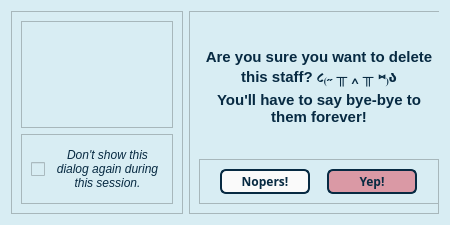
<?xml version="1.0" encoding="UTF-8"?>
<ui version="4.0">
 <class>Dialog</class>
 <widget class="QDialog" name="Dialog">
  <property name="geometry">
   <rect>
    <x>0</x>
    <y>0</y>
    <width>450</width>
    <height>225</height>
   </rect>
  </property>
  <property name="minimumSize">
   <size>
    <width>450</width>
    <height>225</height>
   </size>
  </property>
  <property name="maximumSize">
   <size>
    <width>450</width>
    <height>225</height>
   </size>
  </property>
  <property name="windowTitle">
   <string>Dialog</string>
  </property>
  <property name="styleSheet">
   <string notr="true">background-color: #D8EDF3;</string>
  </property>
  <layout class="QHBoxLayout" name="horizontalLayout_4">
   <item>
    <widget class="QFrame" name="frame_3">
     <property name="frameShape">
      <enum>QFrame::StyledPanel</enum>
     </property>
     <property name="frameShadow">
      <enum>QFrame::Raised</enum>
     </property>
     <layout class="QVBoxLayout" name="verticalLayout">
      <item>
       <widget class="QFrame" name="frame_2">
        <property name="frameShape">
         <enum>QFrame::StyledPanel</enum>
        </property>
        <property name="frameShadow">
         <enum>QFrame::Raised</enum>
        </property>
        <layout class="QHBoxLayout" name="horizontalLayout_2">
         <property name="topMargin">
          <number>0</number>
         </property>
         <item>
          <widget class="QLabel" name="label_2">
           <property name="minimumSize">
            <size>
             <width>100</width>
             <height>100</height>
            </size>
           </property>
           <property name="maximumSize">
            <size>
             <width>100</width>
             <height>100</height>
            </size>
           </property>
           <property name="text">
            <string/>
           </property>
           <property name="pixmap">
            <pixmap>HPAC IS/Staff.png</pixmap>
           </property>
           <property name="scaledContents">
            <bool>true</bool>
           </property>
          </widget>
         </item>
        </layout>
       </widget>
      </item>
      <item>
       <widget class="QFrame" name="frame_4">
        <property name="frameShape">
         <enum>QFrame::StyledPanel</enum>
        </property>
        <property name="frameShadow">
         <enum>QFrame::Raised</enum>
        </property>
        <layout class="QHBoxLayout" name="horizontalLayout_3">
         <item>
          <widget class="QCheckBox" name="checkBox">
           <property name="sizePolicy">
            <sizepolicy hsizetype="Fixed" vsizetype="Fixed">
             <horstretch>0</horstretch>
             <verstretch>0</verstretch>
            </sizepolicy>
           </property>
           <property name="minimumSize">
            <size>
             <width>15</width>
             <height>50</height>
            </size>
           </property>
           <property name="maximumSize">
            <size>
             <width>15</width>
             <height>50</height>
            </size>
           </property>
           <property name="styleSheet">
            <string notr="true">QCheckBox {
	font-family: &quot;Merriweather Sans&quot;;
	font: bold;
	font-size: 10px;
	color: #072A42;
}
</string>
           </property>
           <property name="text">
            <string/>
           </property>
           <property name="tristate">
            <bool>false</bool>
           </property>
          </widget>
         </item>
         <item>
          <widget class="QLabel" name="label_3">
           <property name="styleSheet">
            <string notr="true">QLabel {
	font-family: &quot;Merriweather Sans&quot;;
	font: italic;
	font-size: 12px;
	color: #072A42;
}
</string>
           </property>
           <property name="text">
            <string>Don't show this dialog again during this session.</string>
           </property>
           <property name="alignment">
            <set>Qt::AlignCenter</set>
           </property>
           <property name="wordWrap">
            <bool>true</bool>
           </property>
          </widget>
         </item>
        </layout>
       </widget>
      </item>
     </layout>
    </widget>
   </item>
   <item>
    <widget class="QFrame" name="frame">
     <property name="minimumSize">
      <size>
       <width>250</width>
       <height>0</height>
      </size>
     </property>
     <property name="maximumSize">
      <size>
       <width>250</width>
       <height>16777215</height>
      </size>
     </property>
     <property name="frameShape">
      <enum>QFrame::StyledPanel</enum>
     </property>
     <property name="frameShadow">
      <enum>QFrame::Raised</enum>
     </property>
     <layout class="QVBoxLayout" name="verticalLayout_2">
      <property name="topMargin">
       <number>0</number>
      </property>
      <item>
       <widget class="QLabel" name="label">
        <property name="minimumSize">
         <size>
          <width>240</width>
          <height>150</height>
         </size>
        </property>
        <property name="maximumSize">
         <size>
          <width>240</width>
          <height>150</height>
         </size>
        </property>
        <property name="styleSheet">
         <string notr="true">QLabel {
	font-family: &quot;Merriweather Sans&quot;;
	font: bold;
	font-size: 15px;
	color: #072A42;
}
</string>
        </property>
        <property name="text">
         <string>Are you sure you want to delete this staff? ૮₍˶ ╥ ‸ ╥ ⑅₎ა                                   You'll have to say bye-bye to them forever!</string>
        </property>
        <property name="alignment">
         <set>Qt::AlignCenter</set>
        </property>
        <property name="wordWrap">
         <bool>true</bool>
        </property>
       </widget>
      </item>
      <item>
       <widget class="QFrame" name="buttframe">
        <property name="minimumSize">
         <size>
          <width>240</width>
          <height>45</height>
         </size>
        </property>
        <property name="maximumSize">
         <size>
          <width>240</width>
          <height>45</height>
         </size>
        </property>
        <property name="frameShape">
         <enum>QFrame::StyledPanel</enum>
        </property>
        <property name="frameShadow">
         <enum>QFrame::Raised</enum>
        </property>
        <layout class="QHBoxLayout" name="horizontalLayout">
         <item>
          <widget class="QPushButton" name="nobutt">
           <property name="minimumSize">
            <size>
             <width>90</width>
             <height>25</height>
            </size>
           </property>
           <property name="maximumSize">
            <size>
             <width>90</width>
             <height>25</height>
            </size>
           </property>
           <property name="styleSheet">
            <string notr="true">QPushButton {
	font: Merriweather Sans;
	font-size: 12px;
	font-weight: bold;
	color: #072A42;
	background-color: #fafafa;
	border: 2px solid #072A42;
	border-radius: 6px;
	padding: 3px;
	width: 80px;
	height: 15px;
			}

QPushButton:hover {
            background-color: #c1c8d4;  
        }
        QPushButton:pressed {
            background-color: #DD5C6D;
        }
</string>
           </property>
           <property name="text">
            <string>Nopers!</string>
           </property>
          </widget>
         </item>
         <item>
          <widget class="QPushButton" name="yesbutt">
           <property name="minimumSize">
            <size>
             <width>90</width>
             <height>25</height>
            </size>
           </property>
           <property name="maximumSize">
            <size>
             <width>90</width>
             <height>25</height>
            </size>
           </property>
           <property name="styleSheet">
            <string notr="true">QPushButton {
	font: Merriweather Sans;
	font-size: 12px;
	font-weight: bold;
	color: #072A42;
	background-color: #DA99A5;
	border: 2px solid #072A42;
	border-radius: 6px;
	padding: 3px;
	width: 80px;
	height: 15px;
			}

QPushButton:hover {
            background-color: #c1c8d4;  
        }
        QPushButton:pressed {
            background-color: #DD5C6D;
        }
</string>
           </property>
           <property name="text">
            <string>Yep!</string>
           </property>
          </widget>
         </item>
        </layout>
       </widget>
      </item>
     </layout>
    </widget>
   </item>
  </layout>
 </widget>
 <resources/>
 <connections/>
</ui>
